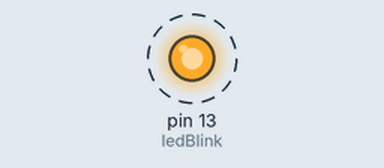
Simulated run of this sketch. Board: Arduino Uno, built with avr-gcc and run on an emulated ATmega328P. Parts: output pins drawn as LEDs (lit = HIGH). Dashed ring = blinking.

Above: at 0.5 s.
Timing chart, 0 to 4.6 s (numbered marks = the images above):
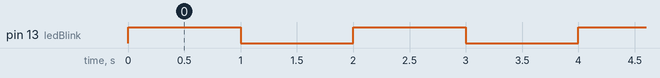

The sketch:

Blink_Program_20230305.ino
```cpp
/*
  The Arduino blink program
  BlinkTurns an LED on for one second, then off for one second, repeatedly.
*/
int ledBlink = 13;
// the setup function runs once when you press reset or power the board
void setup() {
  // initialize digital pin LED_BUILTIN as an output.
  pinMode(ledBlink, OUTPUT);
}

// the loop function runs over and over again forever
void loop() {
  digitalWrite(ledBlink, HIGH);  // turn the LED on
  delay(1000);                      // wait for a second
  digitalWrite(ledBlink, LOW);   // turn the LED off
  delay(1000);                      // wait for a second
}
```

Measured:
- by itself, pin 13 (ledBlink): alternates HIGH for 1.0 s and LOW for 1.0 s
